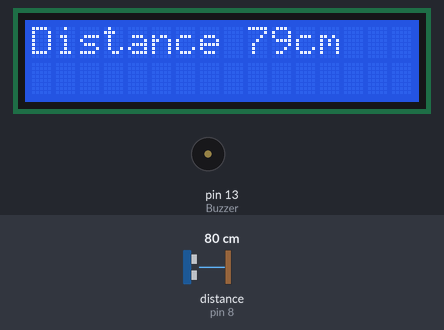
The sketch below on a simulated Arduino Uno, built with avr-gcc and run on an emulated ATmega328P. Shown: 16×2 character LCD, buzzer (waves = sounding, pin HIGH). Wiring (inferred from the names in the program): ultrasonic range finder: trigger pin 12; echo pin 8. The inputs (shaded band) are chosen by the test bench; at power-on: distance to the obstacle (sensor on pin 8) 80 cm. The echo pulse lasts 58.3 µs per cm; pins used as bus, display or sensor lines are not drawn; what the sketch prints to the serial monitor is not drawn.

Above: at 1.2 s.
1.3 s: distance to the obstacle (sensor on pin 8) set to 2 cm
At 2.6 s:
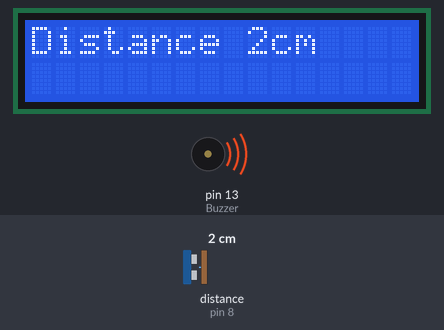
3.2 s: distance to the obstacle (sensor on pin 8) set to 35 cm
At 4.2 s:
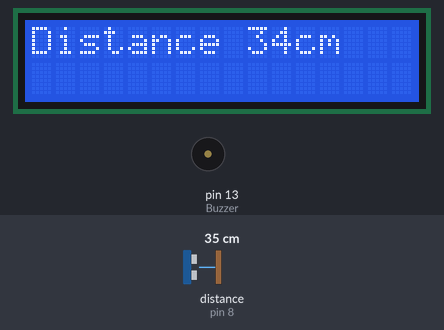
6.2 s: distance to the obstacle (sensor on pin 8) set to 60 cm
At 6.8 s:
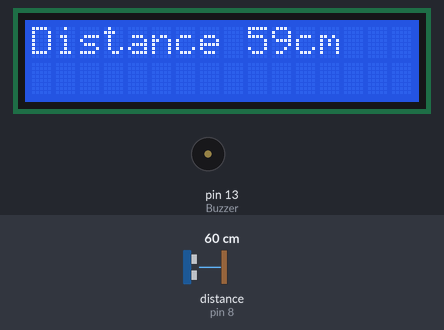
Timing chart, 0 to 9.2 s (numbered marks = the images above; inputs shaded):
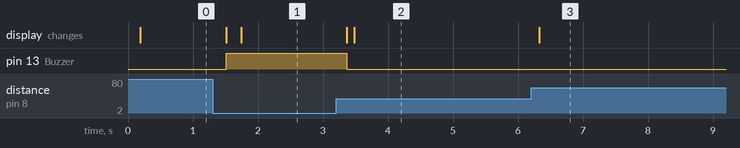

Measured:
- after the input at 1.3 s, pin 13 (Buzzer): LOW → HIGH after 0.21 s; the display: first changes after 0.21 s (image 1 shows a later state)
- after the input at 3.2 s, pin 13 (Buzzer): HIGH → LOW after 0.17 s; the display: first changes after 0.17 s (image 2 shows a later state)
- after the input at 6.2 s, the display: changes after 0.13 s (image 3)

The sketch:

DistanceMajor.ino
```cpp
#include <Wire.h>
#include <LiquidCrystal_I2C.h>

#define trigPin 12
#define echoPin 8
#define Buzzer 13

LiquidCrystal_I2C lcd(0x27,16,2);

void setup ()
{
  Serial.begin(9600);
  Serial.println("Code started");
  pinMode(trigPin, OUTPUT);
  pinMode(echoPin, INPUT);
  pinMode(Buzzer, OUTPUT);

  lcd.init();
  lcd.backlight();
}

void loop()
{
  int duration, distance;
  digitalWrite(trigPin, HIGH);
  delayMicroseconds(100);
  digitalWrite(trigPin, LOW);
  duration = pulseIn(echoPin, HIGH);
  distance =(duration/2) / 29.1;

  delay(100);
  lcd.clear();
  lcd.setCursor(0,0);
  lcd.print("Distance ");
  lcd.print(distance);
  lcd.print("cm");

  if (distance >=10)
  {
    digitalWrite(Buzzer, LOW);
  }
  else
  {
    digitalWrite(Buzzer, HIGH);
  }
}
```
